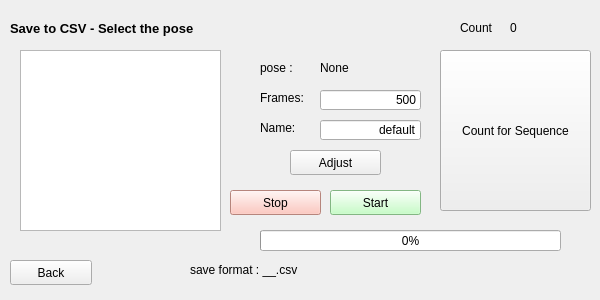
<?xml version="1.0" encoding="UTF-8"?>
<ui version="4.0">
 <class>SaveCsvWindow</class>
 <widget class="QWidget" name="SaveCsvWindow">
  <property name="geometry">
   <rect>
    <x>0</x>
    <y>0</y>
    <width>600</width>
    <height>300</height>
   </rect>
  </property>
  <property name="windowTitle">
   <string>SaveCsvWindow</string>
  </property>
  <widget class="QLabel" name="label_title">
   <property name="geometry">
    <rect>
     <x>10</x>
     <y>20</y>
     <width>251</width>
     <height>16</height>
    </rect>
   </property>
   <property name="font">
    <font>
     <family>Arial</family>
     <pointsize>10</pointsize>
     <weight>75</weight>
     <bold>true</bold>
    </font>
   </property>
   <property name="text">
    <string>Save to CSV - Select the pose</string>
   </property>
  </widget>
  <widget class="QProgressBar" name="progressBar">
   <property name="geometry">
    <rect>
     <x>260</x>
     <y>230</y>
     <width>301</width>
     <height>21</height>
    </rect>
   </property>
   <property name="value">
    <number>0</number>
   </property>
  </widget>
  <widget class="QLabel" name="Label_lable">
   <property name="geometry">
    <rect>
     <x>260</x>
     <y>60</y>
     <width>60</width>
     <height>16</height>
    </rect>
   </property>
   <property name="text">
    <string>pose : </string>
   </property>
  </widget>
  <widget class="QListWidget" name="List_pose">
   <property name="geometry">
    <rect>
     <x>20</x>
     <y>50</y>
     <width>201</width>
     <height>181</height>
    </rect>
   </property>
  </widget>
  <widget class="QPushButton" name="Button_back">
   <property name="geometry">
    <rect>
     <x>10</x>
     <y>260</y>
     <width>82</width>
     <height>25</height>
    </rect>
   </property>
   <property name="text">
    <string>Back</string>
   </property>
  </widget>
  <widget class="QLabel" name="FunLabel_selectedpose">
   <property name="geometry">
    <rect>
     <x>320</x>
     <y>60</y>
     <width>101</width>
     <height>16</height>
    </rect>
   </property>
   <property name="text">
    <string>None</string>
   </property>
  </widget>
  <widget class="QLabel" name="Label_frames">
   <property name="geometry">
    <rect>
     <x>260</x>
     <y>90</y>
     <width>60</width>
     <height>16</height>
    </rect>
   </property>
   <property name="text">
    <string>Frames:</string>
   </property>
  </widget>
  <widget class="QLineEdit" name="Input_frames">
   <property name="geometry">
    <rect>
     <x>320</x>
     <y>90</y>
     <width>101</width>
     <height>20</height>
    </rect>
   </property>
   <property name="text">
    <string>500</string>
   </property>
   <property name="alignment">
    <set>Qt::AlignRight|Qt::AlignTrailing|Qt::AlignVCenter</set>
   </property>
  </widget>
  <widget class="QLabel" name="Label_name">
   <property name="geometry">
    <rect>
     <x>260</x>
     <y>120</y>
     <width>60</width>
     <height>16</height>
    </rect>
   </property>
   <property name="text">
    <string>Name:</string>
   </property>
  </widget>
  <widget class="QLineEdit" name="Input_name">
   <property name="geometry">
    <rect>
     <x>320</x>
     <y>120</y>
     <width>101</width>
     <height>20</height>
    </rect>
   </property>
   <property name="text">
    <string>default</string>
   </property>
   <property name="alignment">
    <set>Qt::AlignRight|Qt::AlignTrailing|Qt::AlignVCenter</set>
   </property>
  </widget>
  <widget class="QPushButton" name="Button_countforsequence">
   <property name="geometry">
    <rect>
     <x>440</x>
     <y>50</y>
     <width>151</width>
     <height>161</height>
    </rect>
   </property>
   <property name="autoFillBackground">
    <bool>false</bool>
   </property>
   <property name="text">
    <string>Count for Sequence</string>
   </property>
  </widget>
  <widget class="QLabel" name="Label_saveformat">
   <property name="geometry">
    <rect>
     <x>190</x>
     <y>260</y>
     <width>371</width>
     <height>20</height>
    </rect>
   </property>
   <property name="text">
    <string>save format : &lt;label Name&gt;_&lt;Name&gt;_&lt;Frames&gt;&lt;Date&gt;.csv</string>
   </property>
  </widget>
  <widget class="QPushButton" name="Button_adjust">
   <property name="geometry">
    <rect>
     <x>290</x>
     <y>150</y>
     <width>91</width>
     <height>25</height>
    </rect>
   </property>
   <property name="text">
    <string>Adjust</string>
   </property>
  </widget>
  <widget class="QPushButton" name="Button_start">
   <property name="geometry">
    <rect>
     <x>330</x>
     <y>190</y>
     <width>91</width>
     <height>25</height>
    </rect>
   </property>
   <property name="styleSheet">
    <string notr="true">background-color: rgb(184, 255, 184);</string>
   </property>
   <property name="text">
    <string>Start</string>
   </property>
  </widget>
  <widget class="QPushButton" name="Button_stop">
   <property name="geometry">
    <rect>
     <x>230</x>
     <y>190</y>
     <width>91</width>
     <height>25</height>
    </rect>
   </property>
   <property name="styleSheet">
    <string notr="true">background-color: rgb(255, 186, 174);</string>
   </property>
   <property name="text">
    <string>Stop</string>
   </property>
  </widget>
  <widget class="QLabel" name="Label_Count">
   <property name="geometry">
    <rect>
     <x>460</x>
     <y>20</y>
     <width>41</width>
     <height>16</height>
    </rect>
   </property>
   <property name="text">
    <string>Count</string>
   </property>
  </widget>
  <widget class="QLabel" name="FuncLabel_count">
   <property name="geometry">
    <rect>
     <x>510</x>
     <y>20</y>
     <width>41</width>
     <height>16</height>
    </rect>
   </property>
   <property name="text">
    <string>0</string>
   </property>
  </widget>
 </widget>
 <resources/>
 <connections/>
</ui>
